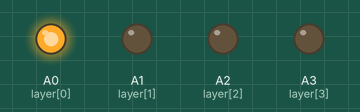
Recording of a sketch running on a simulated Arduino Uno, built with avr-gcc and run on an emulated ATmega328P. On the bench: output pins drawn as LEDs (lit = HIGH). Pins used as bus, display or sensor lines are not drawn; what the sketch prints to the serial monitor is not drawn.

Above: at 0.4 s.
At 1.3 s:
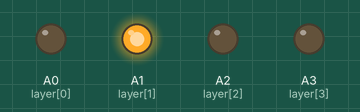
At 2.3 s:
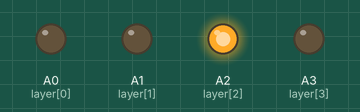
At 3.3 s:
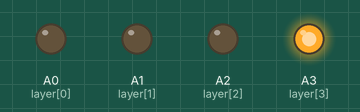
At 30.5 s:
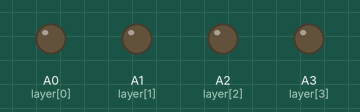
Timing chart, 0 to 33.5 s (numbered marks = the images above):
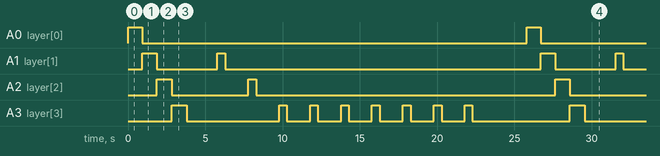

Measured:
- by itself, A0 (layer[0]): alternates HIGH for 0.92 s and LOW for 24.9 s
- by itself, A1 (layer[1]): repeats every 25.8 s: LOW 3.9 s, HIGH 0.50 s, LOW 20.4 s, HIGH 0.94 s
- by itself, A2 (layer[2]): repeats every 25.8 s: LOW 5.0 s, HIGH 0.50 s, LOW 19.4 s, HIGH 0.95 s
- by itself, A3 (layer[3]): repeats every 25.8 s: LOW 6.0 s, 6 × (HIGH 0.50 s, LOW 1.5 s), HIGH 0.50 s, LOW 6.3 s, HIGH 0.97 s

The sketch:

main.ino
```cpp
#include <Arduino.h>

#include <Vector.h>
#define MAX_SIZE 1000

template <class T>
class Queue {
  private:
    int front, rear;
    T arr[MAX_SIZE];

  public:
    Queue() {
      front = -1;
      rear = -1;
    }

    bool isEmpty() {
      return (front == -1 && rear == -1);
    }

    bool isFull() {
      return ((rear + 1) % MAX_SIZE == front);
    }

    void enqueue(T value) {
      if (isFull()) {
        Serial.println("Queue is full");
        return;
      }
      else if (isEmpty()) {
        front = rear = 0;
      }
      else {
        rear = (rear + 1) % MAX_SIZE;
      }
      arr[rear] = value;
    }

    void dequeue() {
      if (isEmpty()) {
        Serial.println("Queue is empty");
        return;
      }
      else if (front == rear) {
        front = rear = -1;
      }
      else {
        front = (front + 1) % MAX_SIZE;
      }
    }

    T peek() {
      if (isEmpty()) {
        Serial.println("Queue is empty");
        return T();
      }
      return arr[front];
    }
};
struct pair {
    int first;
    int second;
};
struct tuple {
    int first;
    int second;
    int third;
    // Add more members as needed
};

//initializing and declaring led rows
int column[16]={13,12,11,10,9,8,7,6,5,4,3,2,1,0,A5,A4};
//initializing and declaring led layers
int layer[4]={A0,A1,A2,A3};
pair mp[4][4][4];
tuple path[10];
int pathnum = 1;
void setup() {
  // put your setup code here, to run once:
  // tells arduino that pins 13,12,11 are outputs
  Serial.begin(9600);
  for(int i = 0;i<16;i++){
    pinMode(column[i], OUTPUT);
  }
  for(int i = 0;i<4;i++){
    pinMode(layer[i], OUTPUT);
  }
  for(int i = 0;i<4;i++){
    for(int j = 0;j<4;j++){
      for(int l = 0;l<4;l++){
        mp[i][j][l]={layer[i], column[j*4+l]};
      }
    }
  }


  // get input
  int startx = 0; int starty = 0; int startz = 0;
  int endx = 3; int endy = 3; int endz = 3;
  bool erased[4][4][4];
  memset(erased,0,sizeof(erased));


  // create graph
  Vector<tuple> aj[4][4][4];

  for(int i = 0;i<4;i++){
      for(int j = 0;j<4;j++){
          for(int l = 0;l<4;l++){
              if(erased[i][j][l] == 0){
                  // i
                  if(i - 1 >= 0){
                      aj[i][j][l].push_back({i-1,j,l});
                  }
                  if(i+1<4){
                      aj[i][j][l].push_back({i+1,j,l});
                  }
                  // j
                  if(j - 1 >= 0){
                      aj[i][j][l].push_back({i,j-1,l});
                  }
                  if(j+1<4){
                      aj[i][j][l].push_back({i,j+1,l});
                  }
                  // l
                  if(l - 1 >= 0){
                      aj[i][j][l].push_back({i,j,l-1});
                  }
                  if(l+1<4){
                      aj[i][j][l].push_back({i,j,l+1});
                  }
              }

          }
      }
  }

  Queue <tuple> q;
  int dist[4][4][4];
  tuple par[4][4][4];
  for(int i = 0;i<4;i++){
      for(int j = 0;j<4;j++){
          for(int l = 0;l<4;l++){
              dist[i][j][l] = 100;
              par[i][j][l] = {-1,-1,-1};
          }
      }
  }

  dist[startx][starty][startz] = 0;
  q.enqueue({startx, starty, startz});
  while(!q.isEmpty()){
      tuple node = q.peek();
      int nodex = node.first;
      int nodey = node.second;
      int nodez = node.third;
      // cout<<nodex<<" "<<nodey<<" "<<nodez<<" "<<int(aj[nodex][nodey][nodez].size())<<endl;
      q.dequeue(); // pop
      for(int i = 0;i<int(aj[nodex][nodey][nodez].size());i++){
          int x = aj[nodex][nodey][nodez][i].first;
          int y = aj[nodex][nodey][nodez][i].second;
          int z = aj[nodex][nodey][nodez][i].third;
          if(dist[x][y][z] == 100){ // not vis
              dist[x][y][z] = dist[nodex][nodey][nodez] + 1;
              par[x][y][z] = node;
              q.enqueue({x,y,z}); // push
          }
      }
  }
  if(dist[endx][endy][endz] == 100){
      // cout<<"IMPOSSIBLE\n";
  }
  else{
      // cout<<dist[endx][endy][endz]<<endl;
  }

  int nodex = endx;
  int nodey = endy;
  int nodez = endz;
  Serial.print(nodex);
  path[pathnum] = {nodex,nodey,nodez};
  pathnum++;
  while(!(nodex == startx && nodey == starty && nodez == startz)){
    int newnodex = par[nodex][nodey][nodez].first;
    int newnodey = par[nodex][nodey][nodez].second;
    int newnodez = par[nodex][nodey][nodez].third;
    nodex = newnodex;
    nodey = newnodey;
    nodez = newnodez;
    path[pathnum] = {nodex,nodey,nodez};
    pathnum++;
  }


}

void cool(){
  for(int i = 0; i<4; i++){
    digitalWrite(layer[i], 1);
    for(int j = 0; j<16; j++){
      digitalWrite(column[j], 1);
      delay(i+j+50);

    }
    digitalWrite(layer[i], 0);
  }

}
void loop() {
  cool();
  // put your main code here, to run repeatedly:
  for(int i = pathnum-1;i>=0;i--){
    // cout<<get<0>(path[i])<<" "<<get<1>(path[i])<<" "<<get<2>(path[i])<<endl;
    pair led = mp[path[i].first][path[i].second][path[i].third];
    digitalWrite(led.first, 1); // turn on leds
    delay(500);
    digitalWrite(led.first, 0); // turn off leds
    delay(500);
    digitalWrite(led.second, 1);
    delay(500);
    digitalWrite(led.second, 0);
    delay(500);

  }
}
```
